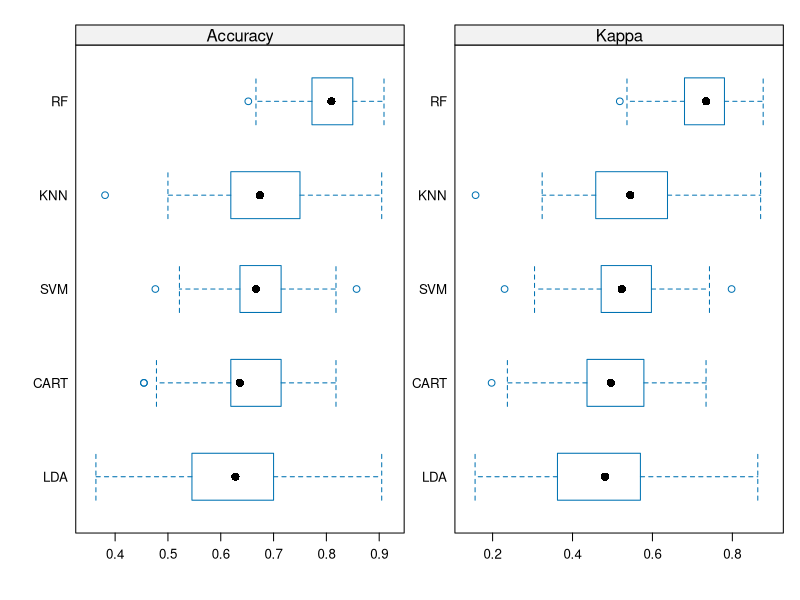
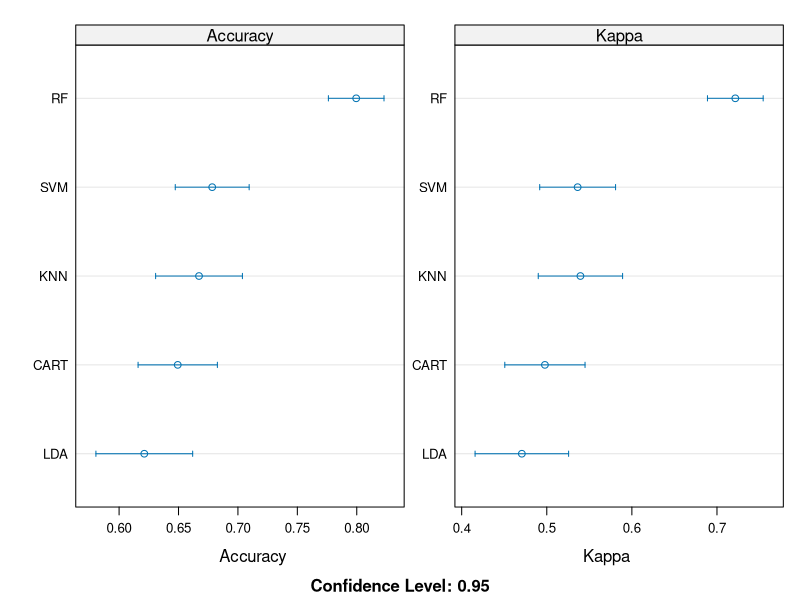
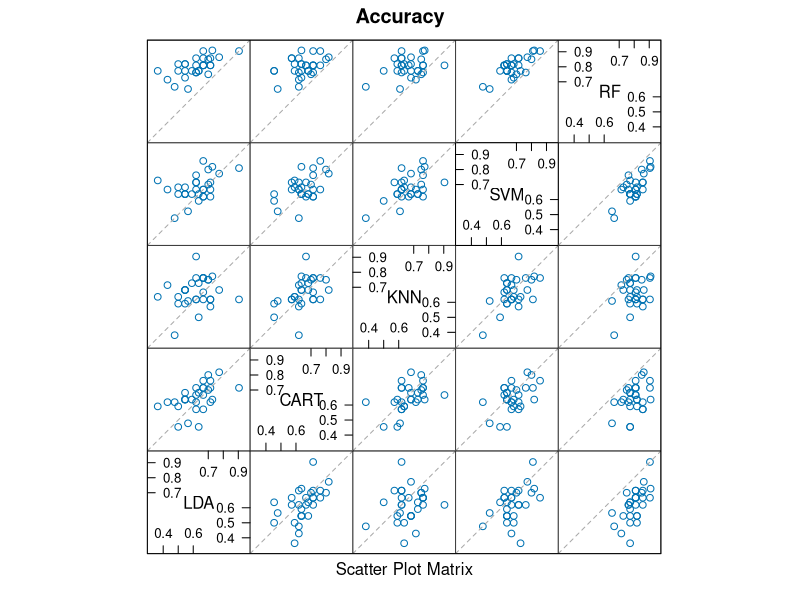
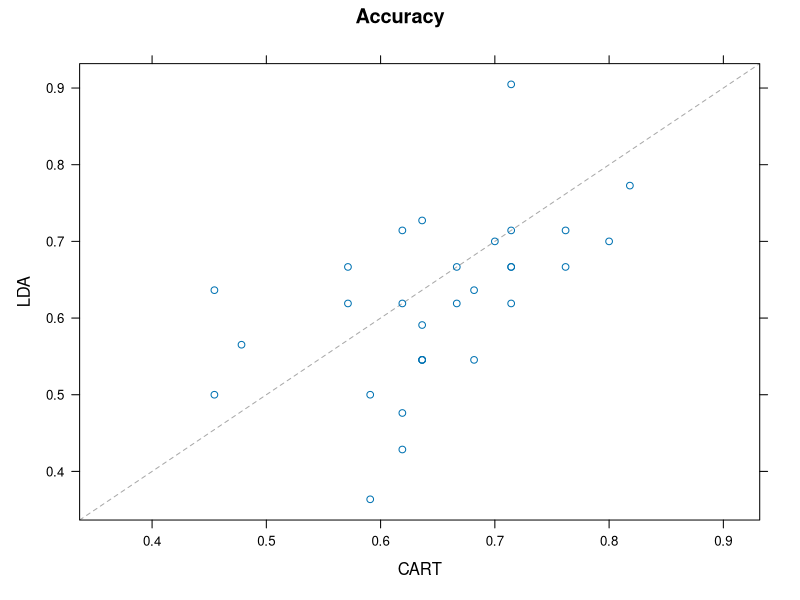
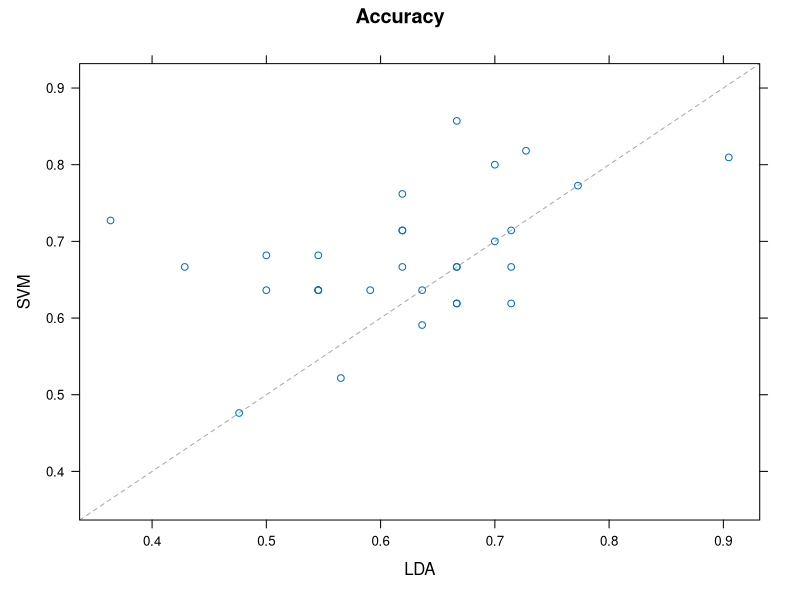

Here is the R script that generated these plots, in order:
## ---- chunk 1
library(formatR)
knitr::opts_chunk$set(
  warning = FALSE,
  collapse = FALSE
)

## ---- chunk 2
## mlbench ----
if (require("mlbench")) {
  require("mlbench")
} else {
  install.packages("mlbench", dependencies = TRUE,
                   repos = "https://cloud.r-project.org")
}

## caret ----
if (require("caret")) {
  require("caret")
} else {
  install.packages("caret", dependencies = TRUE,
                   repos = "https://cloud.r-project.org")
}

## kernlab ----
if (require("kernlab")) {
  require("kernlab")
} else {
  install.packages("kernlab", dependencies = TRUE,
                   repos = "https://cloud.r-project.org")
}

## randomForest ----
if (require("randomForest")) {
  require("randomForest")
} else {
  install.packages("randomForest", dependencies = TRUE,
                   repos = "https://cloud.r-project.org")
}
## ---- chunk 3
data(Glass)

## ---- chunk 4

train_control <- trainControl(method = "repeatedcv", number = 10, repeats = 3)

### LDA ----
set.seed(7)
diabetes_model_lda <- train(Type ~ ., data = Glass,
                            method = "lda", trControl = train_control)

### CART ----
set.seed(7)
diabetes_model_cart <- train(Type ~ ., data = Glass,
                             method = "rpart", trControl = train_control)

### KNN ----
set.seed(7)
diabetes_model_knn <- train(Type ~ ., data = Glass,
                            method = "knn", trControl = train_control)

### SVM ----
set.seed(7)
diabetes_model_svm <- train(Type ~ ., data = Glass,
                            method = "svmRadial", trControl = train_control)

### Random Forest ----
set.seed(7)
diabetes_model_rf <- train(Type ~ ., data = Glass,
                           method = "rf", trControl = train_control)

## ---- chunk 5
results <- resamples(list(LDA = diabetes_model_lda, CART = diabetes_model_cart,
                          KNN = diabetes_model_knn, SVM = diabetes_model_svm,
                          RF = diabetes_model_rf))

## ---- chunk 6
## 1. Table Summary ----
summary(results)

## 2. Box and Whisker Plot ----

scales <- list(x = list(relation = "free"), y = list(relation = "free"))
bwplot(results, scales = scales)

## 3. Dot Plots ----

scales <- list(x = list(relation = "free"), y = list(relation = "free"))
dotplot(results, scales = scales)

## 4. Scatter Plot Matrix ----
splom(results)



# xyplot plots to compare models
xyplot(results, models = c("LDA", "CART"))

# or
# xyplot plots to compare models
xyplot(results, models = c("SVM", "LDA"))


## 6. Statistical Significance Tests ----

diffs <- diff(results)

summary(diffs)
